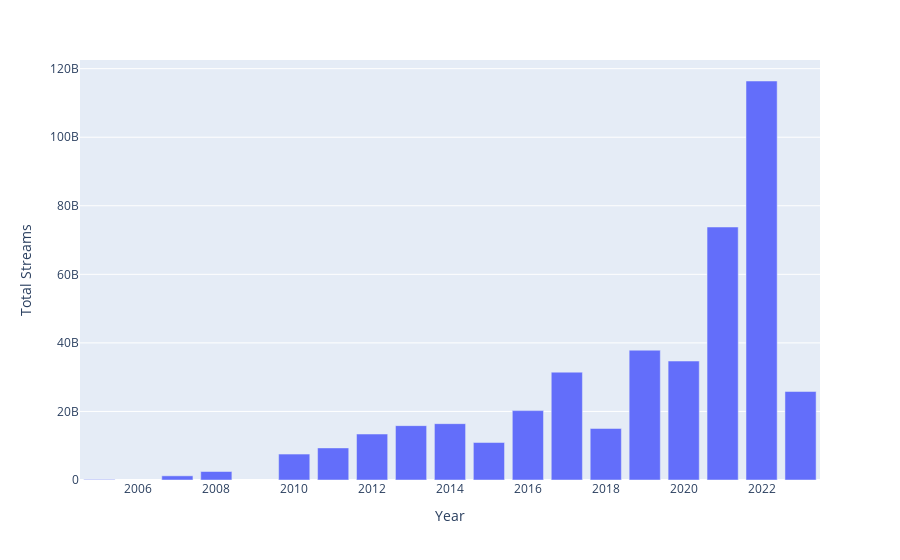

Notebook source saved alongside this figure:
### Code cell
data = all_data[['released_year','streams']]
data = data.query("released_year >= 2005")

data = data.groupby('released_year')['streams'].sum().reset_index()

fig = px.bar(data,x='released_year',
             y='streams', labels={'released_year': "Year", 'streams': "Total Streams"})

fig.show()

### Figure 1 — Plotly figure (JSON) as saved in the notebook; plotly's stock layout.template omitted (floating-point values rounded to 4 significant figures)
{"data": [{"alignmentgroup": "True", "hovertemplate": "Year=%{x}<br>Total Streams=%{y}<extra></extra>", "legendgroup": "", "marker": {"color": "#636efa", "pattern": {"shape": ""}}, "name": "", "offsetgroup": "", "orientation": "v", "showlegend": false, "textposition": "auto", "type": "bar", "x": [2005, 2007, 2008, 2010, 2011, 2012, 2013, 2014, 2015, 2016, 2017, 2018, 2019, 2020, 2021, 2022, 2023], "xaxis": "x", "y": [180577478, 1217120710, 2480815900, 7569839778, 9363212907, 13415342787, 15862499834, 16432612812, 10930934969, 20242940464, 31457639060, 15030522390, 37870932581, 34703731857, 73808103039, 116402377962, 25808484104], "yaxis": "y"}], "layout": {"autosize": true, "barmode": "relative", "legend": {"tracegroupgap": 0}, "margin": {"t": 60}, "xaxis": {"anchor": "y", "autorange": true, "domain": [0, 1], "range": [2004.0, 2024.0], "title": {"text": "Year"}, "type": "linear"}, "yaxis": {"anchor": "x", "autorange": true, "domain": [0, 1], "range": [0, 122500000000.0], "title": {"text": "Total Streams"}, "type": "linear"}}}
